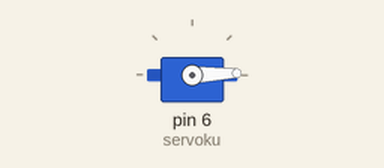
Recording of a sketch running on a simulated Arduino Uno, built with avr-gcc and run on an emulated ATmega328P. On the bench: servo.

Above: at 0.05 s.
At 4.95 s:
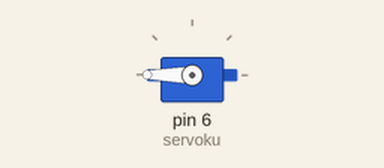
At 9.85 s:
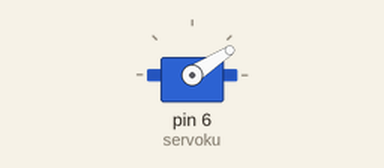
At 19.65 s:
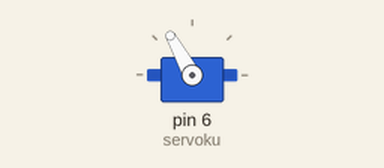
Timing chart, 0 to 26.0 s (numbered marks = the images above):
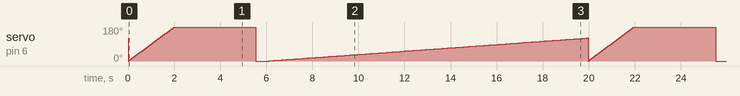

The sketch:

Servo_Pertemuan_4.ino
```cpp
#include<Servo.h>

Servo servoku;


void setup() {
  // put your setup code here, to run once:
  servoku.attach(6);
  servoku.write(120);
  delay(10);
}

void loop() {
  // put your main code here, to run repeatedly:
  for(int i=0;i<=1800;i++){
    servoku.write(i);
    delay(11);
  }
  servoku.write(0);

}
```
